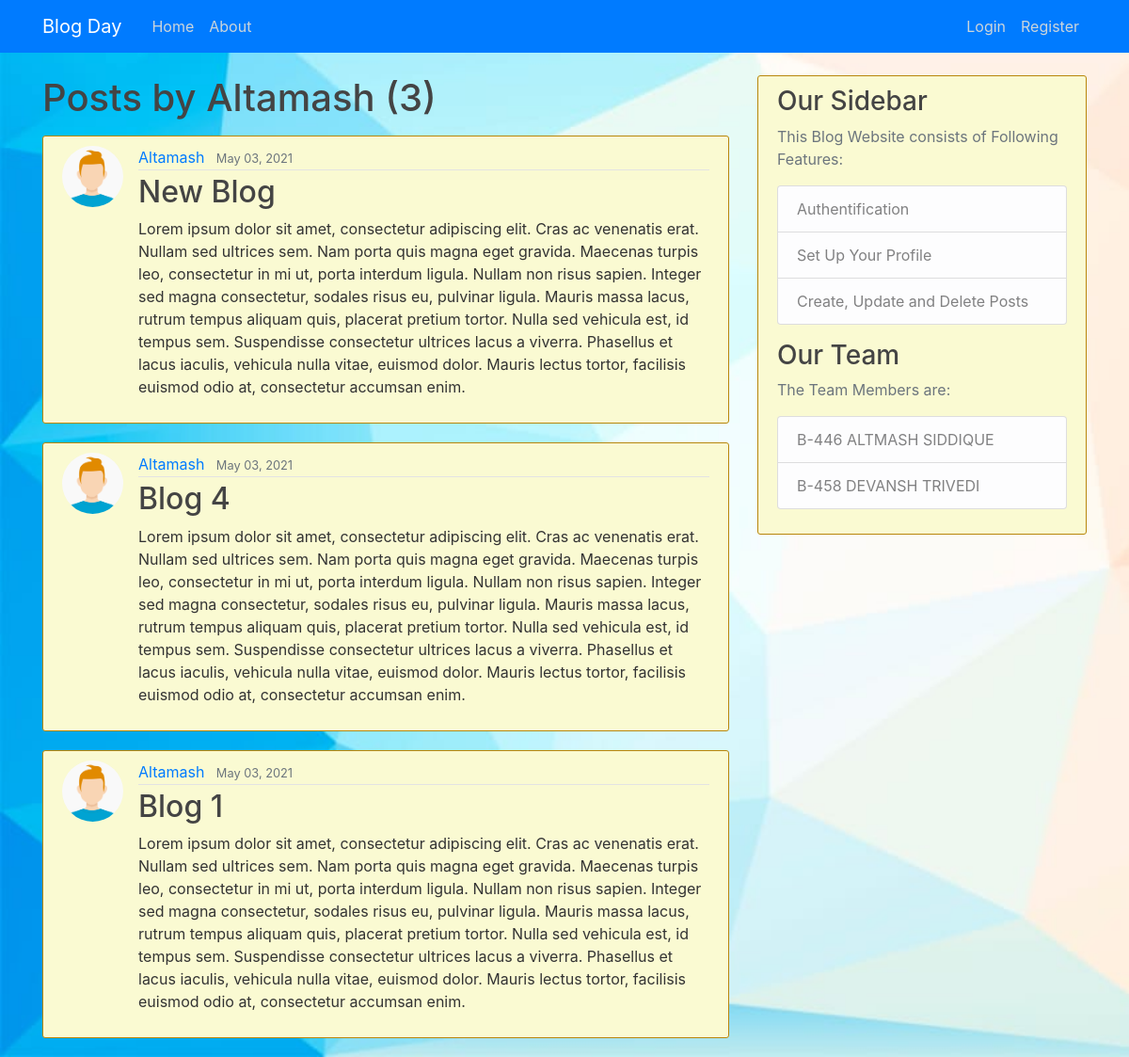
The app's page /user/Altamash with its own data.
### blog/models.py (models this page shows, shortened)
class Post(models.Model):
    title = models.CharField(max_length=100)
    content = models.TextField()
    date_posted = models.DateTimeField(default=timezone.now)
    author = models.ForeignKey(User, on_delete=models.CASCADE)

### users/models.py (models this page shows, shortened)
class Profile(models.Model):
    user = models.OneToOneField(User, on_delete=models.CASCADE)
    image = models.ImageField(default='default.jpg', upload_to='profile_pics')

### blog/views.py (the view)
# urls.py: path('user/<str:username>', UserPostListView.as_view(), name='user-posts'),
class UserPostListView(ListView):
    model = Post
    template_name = 'blog/user_posts.html'
    context_object_name = 'posts'
    paginate_by = 5
    def get_queryset(self):
        user = get_object_or_404(User, username=self.kwargs.get('username'))
        return Post.objects.filter(author=user).order_by('-date_posted')

### blog/templates/blog/user_posts.html (shortened to what this page needs)
{% extends "blog/base.html" %}
{% block content %}
    <h1 class="mb-3">Posts by {{ view.kwargs.username }} ({{ page_obj.paginator.count }})</h1>
    {% for post in posts %}
        <article class="media content-section">
          <img class="rounded-circle article-img" src="{{ post.author.profile.image.url }}">
          <div class="media-body">
            <div class="article-metadata">
              <a class="mr-2" href="{% url 'user-posts' post.author.username %}">{{ post.author }}</a>
              <small class="text-muted">{{ post.date_posted|date:"F d, Y" }}</small>
            </div>
            <h2><a class="article-title" href="{% url 'post-detail' post.id %}">{{ post.title }}</a></h2>
            <p class="article-content">{{ post.content }}</p>
          </div>
        </article>
    {% endfor %}
{% endblock content %}

### blog/templates/blog/base.html (shortened to what this page needs)
{% load static %}
<!DOCTYPE html>
<html>
<head>
    <link rel="stylesheet" href="https://maxcdn.bootstrapcdn.com/bootstrap/4.0.0/css/bootstrap.min.css">
    <link rel="stylesheet" type="text/css" href="{% static 'blog/main.css' %}">
</head>
<body>
    <header class="site-header">
      <nav class="navbar navbar-expand-md  navbar-dark bg-primary fixed-top">
        <div class="container">
          <a class="navbar-brand mr-4" href="{% url 'blog-home' %}">Blog Day</a>
          <div class="collapse navbar-collapse" id="navbarToggle">
            <div class="navbar-nav mr-auto">
              <a class="nav-item nav-link" href="{% url 'blog-home' %}">Home</a>
              <a class="nav-item nav-link" href="{% url 'blog-about' %}">About</a>
            </div>
            <div class="navbar-nav">
              {% if user.is_authenticated %}
                <a class="nav-item nav-link" href="{% url 'post-create' %}">New Post</a>
                <a class="nav-item nav-link" href="{% url 'profile' %}">Profile</a>
                <a class="nav-item nav-link" href="{% url 'logout' %}">Logout</a>
              {% else %}
                <a class="nav-item nav-link" href="{% url 'login' %}">Login</a>
                <a class="nav-item nav-link" href="{% url 'register' %}">Register</a>
              {% endif %}
            </div>
          </div>
        </div>
      </nav>
    </header>
    <main role="main" class="container">
      <div class="row">
        <div class="col-md-8">
          {% block content %}{% endblock %}
        </div>
        <div class="col-md-4">
          <div class="content-section">
            <h3>Our Sidebar</h3>
            <p class='text-muted'>This Blog Website consists of Following Features:
              <ul class="list-group">
                <li class="list-group-item list-group-item-light">Authentification</li>
                <li class="list-group-item list-group-item-light">Set Up Your Profile</li>
                <li class="list-group-item list-group-item-light">Create, Update and Delete Posts</li>
              </ul>
            </p>
            <h3>Our Team</h3>
            <p class='text-muted'>The Team Members are:
              <ul class="list-group">
                <li class="list-group-item list-group-item-light">B-446 ALTMASH SIDDIQUE</li>
                <li class="list-group-item list-group-item-light">B-458 DEVANSH TRIVEDI</li>
              </ul>
            </p>
          </div>
        </div>
        </div>
    </main>
</body>
</html>

### blog/static/blog/main.css (style rules this page uses)
body { background-image: url('bg.jpeg'); background-repeat: no-repeat; background-attachment: fixed; background-size: cover; color: #333333; margin-top: 5rem; }
h1, h2, h3, h4, h5, h6 { color: #444444; }
ul { margin: 0; }
.site-header .navbar-nav .nav-link { color: #cbd5db; }
.content-section { background: lightgoldenrodyellow; padding: 10px 20px; border: 1px solid darkgoldenrod; border-radius: 3px; margin-bottom: 20px; }
.article-title { color: #444444; }
.article-content { white-space: pre-line; }
.article-img { height: 65px; width: 65px; margin-right: 16px; }
.article-metadata { padding-bottom: 1px; margin-bottom: 4px; border-bottom: 1px solid #e3e3e3 }

### records on screen
Post: author.profile.image (picture), author "Altamash", date_posted "May 03, 2021", title "New Blog", content "Lorem ipsum dolor sit amet, consectetur adipiscing elit. Cras ac venenatis erat. Nullam sed ultrices sem. Nam porta quis magna eget gravida. Maecenas turpis leo, consectetur in mi ut, porta interdum ligula. Nullam non risus sapien. Integer sed magna consectetur, sodales risus eu, pulvinar ligula. Mauris massa lacus, rutrum tempus aliquam quis, placerat pretium tortor. Nulla sed vehicula est, id tempus sem. Suspendisse consectetur ultrices lacus a viverra. Phasellus et lacus iaculis, vehicula nulla vitae, euismod dolor. Mauris lectus tortor, facilisis euismod odio at, consectetur accumsan enim."
Post: author.profile.image (picture), author "Altamash", date_posted "May 03, 2021", title "Blog 4", content "Lorem ipsum dolor sit amet, consectetur adipiscing elit. Cras ac venenatis erat. Nullam sed ultrices sem. Nam porta quis magna eget gravida. Maecenas turpis leo, consectetur in mi ut, porta interdum ligula. Nullam non risus sapien. Integer sed magna consectetur, sodales risus eu, pulvinar ligula. Mauris massa lacus, rutrum tempus aliquam quis, placerat pretium tortor. Nulla sed vehicula est, id tempus sem. Suspendisse consectetur ultrices lacus a viverra. Phasellus et lacus iaculis, vehicula nulla vitae, euismod dolor. Mauris lectus tortor, facilisis euismod odio at, consectetur accumsan enim."
Post: author.profile.image (picture), author "Altamash", date_posted "May 03, 2021", title "Blog 1", content "Lorem ipsum dolor sit amet, consectetur adipiscing elit. Cras ac venenatis erat. Nullam sed ultrices sem. Nam porta quis magna eget gravida. Maecenas turpis leo, consectetur in mi ut, porta interdum ligula. Nullam non risus sapien. Integer sed magna consectetur, sodales risus eu, pulvinar ligula. Mauris massa lacus, rutrum tempus aliquam quis, placerat pretium tortor. Nulla sed vehicula est, id tempus sem. Suspendisse consectetur ultrices lacus a viverra. Phasellus et lacus iaculis, vehicula nulla vitae, euismod dolor. Mauris lectus tortor, facilisis euismod odio at, consectetur accumsan enim."

### other values on screen
{{ view.kwargs.username }} "Altamash"
{{ page_obj.paginator.count }} "3"
